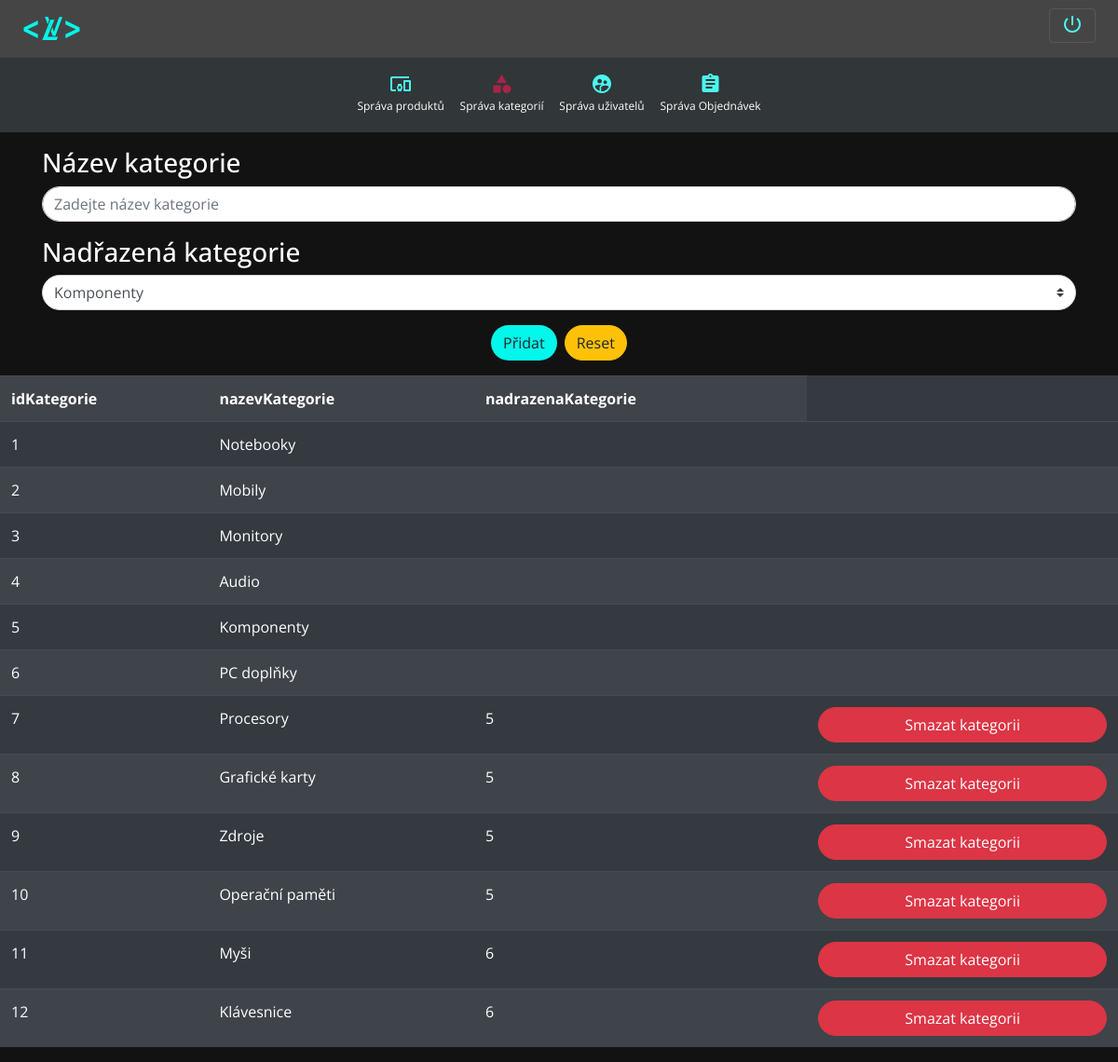
Screenshot of /spravaKategorii.php (signed in) with the database file from the repository.
### tables this page shows
CREATE TABLE `kategorie` (
  `idKategorie` int(10) UNSIGNED NOT NULL,
  `nazevKategorie` varchar(60) NOT NULL,
  `nadrazenaKategorie` int(10) UNSIGNED DEFAULT NULL
);

### spravaKategorii.php (the view, shortened to what this page needs)
<?php
include("sprava.php");
?>
<!DOCTYPE html>
<html lang="en">
<head>
</head>
<body>
        <div class="container">
            <form action="<?php echo htmlspecialchars($_SERVER["PHP_SELF"]); ?>" method="post">
                <div class="form-group mt-3">
                    <h3>Název kategorie</h3>
                    <input type="text" name="name" required="true" class="form-control roundCorners" placeholder="Zadejte název kategorie">
                </div>
                <div class="form-group">
                    <h3>Nadřazená kategorie</h3>
                    <select  required name="level" class="browser-default custom-select roundCorners">
                        <?php
   $sql = "SELECT * FROM kategorie WHERE idKategorie = 5 OR idKategorie = 6";
   $q = $pdo->query($sql);
   $q->setFetchMode(PDO::FETCH_ASSOC);
    while ($row = $q->fetch()): $nazev = $row['nazevKategorie'];
    ?>
                        <option value="<?php echo htmlspecialchars($row['nazevKategorie']) ?>"> <?php echo htmlspecialchars($row['nazevKategorie']); ?></option><?php
                        endwhile; ?>
                    </select>
                </div>
                <div class="form-group buttons">
                    <input type="submit" name="pridat" id="addBtn" class="btn roundCorners mr-2" value="Přidat">
                    <input type="reset" class="btn btn-warning roundCorners" value="Reset"
                        onClick="window.location.href=window.location.href">
                </div>
            </form>
        </div>
    <?php
    $sql = "SELECT idKategorie, nazevKategorie, nadrazenaKategorie FROM kategorie";
    $stmt = $pdo->prepare($sql);
    $stmt->execute();
    ?>
<div style="overflow-x:auto;">
    <table class="table table-striped table-dark">
        <tr>
            <th scope="col">idKategorie</th>
            <th scope="col">nazevKategorie</th>
            <th scope="col">nadrazenaKategorie</th>
        </tr>
        <?php
    while ($kategorie = $stmt->fetch()):
?>
        <tr>
            <td><?php echo $kategorie[0]?></td>
            <td><?php echo $kategorie[1]?></td>
            <td><?php echo $kategorie[2]?></td>
            <?php
            if(!is_null($kategorie[2])){?>
            <form id="delete" action="deleteCategory.php" method="get" enctype="multipart/form-data">
                <td><a class="btn btn-danger btn-block roundCorners" href="deleteCategory.php?idKategorie=<?php echo $kategorie[0]?>"
                        onclick="return confirm('Jste si jistí?')">Smazat
                        kategorii</a></td>
            </form>
            <?php
            }
            else{
               ?> <td></td> <?php
            }
        ?>
        </tr>
        <?php
    endwhile;
?>
</table>
</div>
</body>
</html>

### sprava.php (shortened to what this page needs)
<!DOCTYPE html>
<html lang="cs">
<head>
    <link rel="stylesheet" href="https://stackpath.bootstrapcdn.com/bootstrap/4.3.1/css/bootstrap.min.css"
>
    <link href="../MPLV/css/mp.css" rel="stylesheet">
</head>
<body>
    <nav class="navbar navbar-expand-lg navbar-dark" style="background-color:rgb(69,69,69)">
        <a href="index.php"><img id="logo" src="../MPLV/img/logo.svg" style="width:63px; height:30px;"
                class="ml-2 mb-2"></a>
        <div id="navBtns" class="mr-1">
            <button class="navbar-toggler mr-sm-1 mb-2 adminBtns" type="button" aria-expanded="false">
                <a href="logout.php"><i class="material-icons">power_settings_new</i></a>
            </button>
        </div>
    </nav>
    <nav class="navbar justify-content-center navControl" style="background-color:rgb(49,54,56)">
        <ul class="nav">
            <li class="nav-item kategorie">
                <a class="nav-link" href="spravaProduktu.php"><i
                        class="material-icons spravaProduktu">devices_other</i></a>
                <a href="spravaProduktu.php">
                    <p class="text-white popisKat">Správa produktů</p>
                </a>
            </li>
            <li class="nav-item kategorie">
                <a class="nav-link" href="spravaKategorii.php"><i
                        class="material-icons spravaKategorii">category</i></a>
                <a href="spravaKategorii.php">
                    <p class="text-white popisKat">Správa kategorií</p>
                </a>
            </li>
            <li class="nav-item kategorie">
                <a class="nav-link" href="spravaUzivatelu.php"><i
                        class="material-icons spravaUzivatelu">supervised_user_circle</i></a>
                <a href="spravaUzivatelu.php">
                    <p class="text-white popisKat">Správa uživatelů</p>
                </a>
            </li>
            <li class="nav-item kategorie">
                <a class="nav-link" href="spravaObjednavek.php"><i
                        class="material-icons spravaObjednavek">assignment</i></a>
                <a href="spravaObjednavek.php">
                    <p class="text-white popisKat">Správa Objednávek</p>
                </a>
            </li>
        </ul>
    </nav>
</body>
</html>

### css/mp.css (style rules this page uses)
body { margin: 0px; height: 100%; width: 100%; font-family: "Open Sans", sans-serif; background-color: #121212 !important; }
.navKat, .navControl { text-align: center; line-height: 50%; }
.popisKat { font-size: 75%; margin-right: 0.7em; margin-left: 0.7em; }
@media (min-width: 991px) { #logo { margin-top: 0.5em; } }
.material-icons, .modal-title, .close { color: #4af7ee; }
html { background-color: #121212 !important; }

### sprava.php (style rules this page uses)
body { background-color: #121212; }
.kategorie a { text-decoration: none; }
#navBtns { display: flex; justify-content: flex-end; }
.navbar-toggler { display: inline !important; }
@media (min-width: 992px) { .navbar-expand-lg { justify-content: space-between } }

### spravaKategorii.php (style rules this page uses)
.spravaKategorii { color: #ab2346; }
.roundCorners { border-radius:25px; }
.buttons { display:flex; justify-content:center; }
h3 { color:white; }
#addBtn { background-color:#03f7eb; }

### rows the page displays
kategorie: idKategorie "1", nazevKategorie "Notebooky"
kategorie: idKategorie "2", nazevKategorie "Mobily"
kategorie: idKategorie "3", nazevKategorie "Monitory"
kategorie: idKategorie "4", nazevKategorie "Audio"
kategorie: idKategorie "5", nazevKategorie "Komponenty"
kategorie: idKategorie "6", nazevKategorie "PC doplňky"
kategorie: idKategorie "7", nazevKategorie "Procesory", nadrazenaKategorie "5"
kategorie: idKategorie "8", nazevKategorie "Grafické karty", nadrazenaKategorie "5"
kategorie: idKategorie "9", nazevKategorie "Zdroje", nadrazenaKategorie "5"
kategorie: idKategorie "10", nazevKategorie "Operační paměti", nadrazenaKategorie "5"
kategorie: idKategorie "11", nazevKategorie "Myši", nadrazenaKategorie "6"
kategorie: idKategorie "12", nazevKategorie "Klávesnice", nadrazenaKategorie "6"

### other values shown
form field level "Komponenty"
